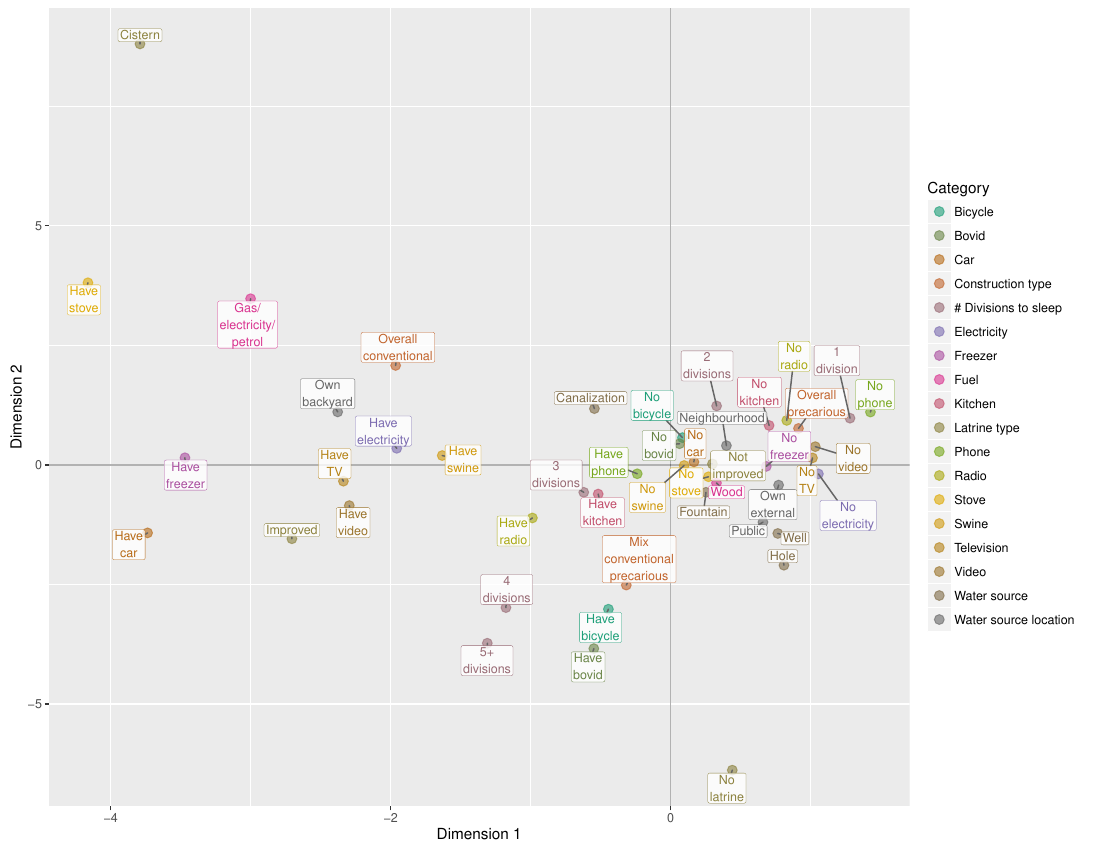

Generate this figure with R:
library(readr)
library(readxl)
library(ggplot2)
library(dplyr)
library(RColorBrewer)
library(ggrepel)

# Read in data
df <- read_excel('MCA coord.xlsx', skip = 2)
names(df) <- c('item', 'x', 'y')

# Interpolate categories
df$category_dummy <- is.na(df$x)

# Go through each line. If not a category dummy,
# Get the category
df$category <- NA
for (i in 1:nrow(df)){
  print(i)
  the_line <- i
  while(!df$category_dummy[the_line]){
    the_line <- the_line - 1
  }
  df$category[i] <- df$item[the_line]
}

# Remove the category_dummy rows
df <- df[!df$category_dummy,]

# Remove the category_dummy column
df$category_dummy <- NULL

# Remove trailing underscores
for (i in 1:nrow(df)){
  item <- df$item[i]
  last_is_underscore <- 
    substr(item, nchar(item), nchar(item)) == '_'
  if(last_is_underscore){
    df$item[i] <-
      substr(item, 1, nchar(item) - 1)
  }
}

# Clean up names of items
df$item <-
  gsub("*_", "", df$item, perl = TRUE)
df$item <- 
  gsub('_', '\n', df$item)
df$item <-
  gsub('/', '/\n', df$item)

# Define length of item over 1 (for labeling)
# df$size <- 1/ nchar(df$item) 

# Define colors
cols <- colorRampPalette(brewer.pal(8, 'Dark2'))(length(unique(df$category)))

# Now plot
ggplot(data = df,
       aes(x = x, 
           y = y,
           color = category)) +
  geom_hline(yintercept = 0, alpha = 0.3) +
  geom_vline(xintercept = 0, alpha = 0.3) +
  geom_point(size = 3, alpha = 0.6) +
  scale_color_manual(values = cols,
                     name = 'Category') +
  xlab('Dimension 1') +
  ylab('Dimension 2') +
  geom_label_repel(aes(x, y, 
                      label = item),
                   box.padding = unit(0.1, 'lines'),
                   label.padding = unit(0.1, "lines"), 
                   point.padding = unit(1e-06, "lines"),
                   label.r = unit(0.1, "lines"),
                   label.size = 0.1,
                   alpha = 0.8,
                   show.legend = FALSE,
                   size = 3) 
ggsave('visualization.pdf',
       height = 8.5,
       width = 11)